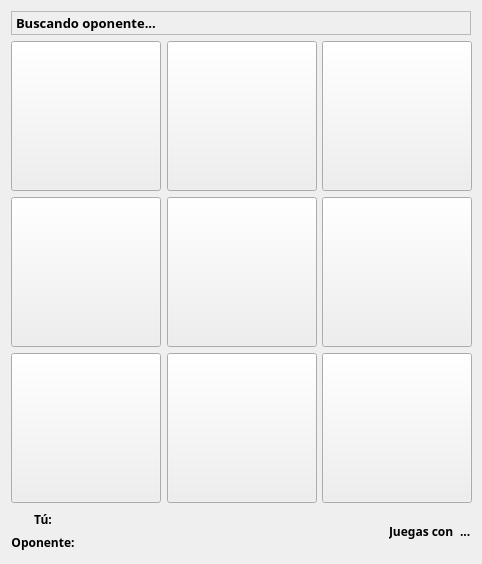
<?xml version="1.0" encoding="UTF-8"?>
<ui version="4.0">
 <class>MainWindow</class>
 <widget class="QMainWindow" name="MainWindow">
  <property name="geometry">
   <rect>
    <x>0</x>
    <y>0</y>
    <width>482</width>
    <height>564</height>
   </rect>
  </property>
  <property name="sizePolicy">
   <sizepolicy hsizetype="Fixed" vsizetype="Preferred">
    <horstretch>0</horstretch>
    <verstretch>0</verstretch>
   </sizepolicy>
  </property>
  <property name="minimumSize">
   <size>
    <width>480</width>
    <height>550</height>
   </size>
  </property>
  <property name="windowTitle">
   <string>MainWindow</string>
  </property>
  <widget class="QWidget" name="centralWidget">
   <layout class="QVBoxLayout" name="verticalLayout">
    <item>
     <widget class="QLabel" name="label">
      <property name="sizePolicy">
       <sizepolicy hsizetype="Fixed" vsizetype="Fixed">
        <horstretch>0</horstretch>
        <verstretch>0</verstretch>
       </sizepolicy>
      </property>
      <property name="minimumSize">
       <size>
        <width>460</width>
        <height>24</height>
       </size>
      </property>
      <property name="font">
       <font>
        <family>Droid Sans</family>
        <pointsize>10</pointsize>
        <weight>75</weight>
        <bold>true</bold>
       </font>
      </property>
      <property name="styleSheet">
       <string notr="true"/>
      </property>
      <property name="frameShape">
       <enum>QFrame::StyledPanel</enum>
      </property>
      <property name="text">
       <string>Buscando oponente...</string>
      </property>
     </widget>
    </item>
    <item>
     <layout class="QGridLayout" name="gridLayout">
      <item row="0" column="0">
       <widget class="QPushButton" name="pushButton">
        <property name="enabled">
         <bool>true</bool>
        </property>
        <property name="sizePolicy">
         <sizepolicy hsizetype="Expanding" vsizetype="Expanding">
          <horstretch>0</horstretch>
          <verstretch>0</verstretch>
         </sizepolicy>
        </property>
        <property name="minimumSize">
         <size>
          <width>150</width>
          <height>150</height>
         </size>
        </property>
        <property name="maximumSize">
         <size>
          <width>150</width>
          <height>150</height>
         </size>
        </property>
        <property name="font">
         <font>
          <family>Droid Sans</family>
          <pointsize>72</pointsize>
          <weight>75</weight>
          <bold>true</bold>
         </font>
        </property>
        <property name="text">
         <string/>
        </property>
        <property name="flat">
         <bool>false</bool>
        </property>
       </widget>
      </item>
      <item row="0" column="1">
       <widget class="QPushButton" name="pushButton_2">
        <property name="enabled">
         <bool>true</bool>
        </property>
        <property name="sizePolicy">
         <sizepolicy hsizetype="Expanding" vsizetype="Expanding">
          <horstretch>0</horstretch>
          <verstretch>0</verstretch>
         </sizepolicy>
        </property>
        <property name="minimumSize">
         <size>
          <width>150</width>
          <height>150</height>
         </size>
        </property>
        <property name="maximumSize">
         <size>
          <width>150</width>
          <height>150</height>
         </size>
        </property>
        <property name="font">
         <font>
          <family>Droid Sans</family>
          <pointsize>72</pointsize>
          <weight>75</weight>
          <bold>true</bold>
         </font>
        </property>
        <property name="text">
         <string/>
        </property>
        <property name="flat">
         <bool>false</bool>
        </property>
       </widget>
      </item>
      <item row="0" column="2">
       <widget class="QPushButton" name="pushButton_3">
        <property name="enabled">
         <bool>true</bool>
        </property>
        <property name="sizePolicy">
         <sizepolicy hsizetype="Expanding" vsizetype="Expanding">
          <horstretch>0</horstretch>
          <verstretch>0</verstretch>
         </sizepolicy>
        </property>
        <property name="minimumSize">
         <size>
          <width>150</width>
          <height>150</height>
         </size>
        </property>
        <property name="maximumSize">
         <size>
          <width>150</width>
          <height>150</height>
         </size>
        </property>
        <property name="font">
         <font>
          <family>Droid Sans</family>
          <pointsize>72</pointsize>
          <weight>75</weight>
          <bold>true</bold>
         </font>
        </property>
        <property name="text">
         <string/>
        </property>
        <property name="flat">
         <bool>false</bool>
        </property>
       </widget>
      </item>
      <item row="1" column="0">
       <widget class="QPushButton" name="pushButton_4">
        <property name="enabled">
         <bool>true</bool>
        </property>
        <property name="sizePolicy">
         <sizepolicy hsizetype="Expanding" vsizetype="Expanding">
          <horstretch>0</horstretch>
          <verstretch>0</verstretch>
         </sizepolicy>
        </property>
        <property name="minimumSize">
         <size>
          <width>150</width>
          <height>150</height>
         </size>
        </property>
        <property name="maximumSize">
         <size>
          <width>150</width>
          <height>150</height>
         </size>
        </property>
        <property name="font">
         <font>
          <family>Droid Sans</family>
          <pointsize>72</pointsize>
          <weight>75</weight>
          <bold>true</bold>
         </font>
        </property>
        <property name="text">
         <string/>
        </property>
        <property name="flat">
         <bool>false</bool>
        </property>
       </widget>
      </item>
      <item row="1" column="1">
       <widget class="QPushButton" name="pushButton_5">
        <property name="enabled">
         <bool>true</bool>
        </property>
        <property name="sizePolicy">
         <sizepolicy hsizetype="Expanding" vsizetype="Expanding">
          <horstretch>0</horstretch>
          <verstretch>0</verstretch>
         </sizepolicy>
        </property>
        <property name="minimumSize">
         <size>
          <width>150</width>
          <height>150</height>
         </size>
        </property>
        <property name="maximumSize">
         <size>
          <width>150</width>
          <height>150</height>
         </size>
        </property>
        <property name="font">
         <font>
          <family>Droid Sans</family>
          <pointsize>72</pointsize>
          <weight>75</weight>
          <bold>true</bold>
         </font>
        </property>
        <property name="text">
         <string/>
        </property>
        <property name="flat">
         <bool>false</bool>
        </property>
       </widget>
      </item>
      <item row="1" column="2">
       <widget class="QPushButton" name="pushButton_6">
        <property name="enabled">
         <bool>true</bool>
        </property>
        <property name="sizePolicy">
         <sizepolicy hsizetype="Expanding" vsizetype="Expanding">
          <horstretch>0</horstretch>
          <verstretch>0</verstretch>
         </sizepolicy>
        </property>
        <property name="minimumSize">
         <size>
          <width>150</width>
          <height>150</height>
         </size>
        </property>
        <property name="maximumSize">
         <size>
          <width>150</width>
          <height>150</height>
         </size>
        </property>
        <property name="font">
         <font>
          <family>Droid Sans</family>
          <pointsize>72</pointsize>
          <weight>75</weight>
          <bold>true</bold>
         </font>
        </property>
        <property name="text">
         <string/>
        </property>
        <property name="flat">
         <bool>false</bool>
        </property>
       </widget>
      </item>
      <item row="2" column="0">
       <widget class="QPushButton" name="pushButton_7">
        <property name="enabled">
         <bool>true</bool>
        </property>
        <property name="sizePolicy">
         <sizepolicy hsizetype="Expanding" vsizetype="Expanding">
          <horstretch>0</horstretch>
          <verstretch>0</verstretch>
         </sizepolicy>
        </property>
        <property name="minimumSize">
         <size>
          <width>150</width>
          <height>150</height>
         </size>
        </property>
        <property name="maximumSize">
         <size>
          <width>150</width>
          <height>150</height>
         </size>
        </property>
        <property name="font">
         <font>
          <family>Droid Sans</family>
          <pointsize>72</pointsize>
          <weight>75</weight>
          <bold>true</bold>
         </font>
        </property>
        <property name="text">
         <string/>
        </property>
        <property name="flat">
         <bool>false</bool>
        </property>
       </widget>
      </item>
      <item row="2" column="1">
       <widget class="QPushButton" name="pushButton_8">
        <property name="enabled">
         <bool>true</bool>
        </property>
        <property name="sizePolicy">
         <sizepolicy hsizetype="Expanding" vsizetype="Expanding">
          <horstretch>0</horstretch>
          <verstretch>0</verstretch>
         </sizepolicy>
        </property>
        <property name="minimumSize">
         <size>
          <width>150</width>
          <height>150</height>
         </size>
        </property>
        <property name="maximumSize">
         <size>
          <width>150</width>
          <height>150</height>
         </size>
        </property>
        <property name="font">
         <font>
          <family>Droid Sans</family>
          <pointsize>72</pointsize>
          <weight>75</weight>
          <bold>true</bold>
         </font>
        </property>
        <property name="text">
         <string/>
        </property>
        <property name="flat">
         <bool>false</bool>
        </property>
       </widget>
      </item>
      <item row="2" column="2">
       <widget class="QPushButton" name="pushButton_9">
        <property name="enabled">
         <bool>true</bool>
        </property>
        <property name="sizePolicy">
         <sizepolicy hsizetype="Expanding" vsizetype="Expanding">
          <horstretch>0</horstretch>
          <verstretch>0</verstretch>
         </sizepolicy>
        </property>
        <property name="minimumSize">
         <size>
          <width>150</width>
          <height>150</height>
         </size>
        </property>
        <property name="maximumSize">
         <size>
          <width>150</width>
          <height>150</height>
         </size>
        </property>
        <property name="font">
         <font>
          <family>Droid Sans</family>
          <pointsize>72</pointsize>
          <weight>75</weight>
          <bold>true</bold>
         </font>
        </property>
        <property name="text">
         <string/>
        </property>
        <property name="flat">
         <bool>false</bool>
        </property>
       </widget>
      </item>
     </layout>
    </item>
    <item>
     <layout class="QHBoxLayout" name="horizontalLayout">
      <item>
       <layout class="QGridLayout" name="gridLayout_2">
        <property name="horizontalSpacing">
         <number>4</number>
        </property>
        <property name="verticalSpacing">
         <number>2</number>
        </property>
        <item row="0" column="0">
         <widget class="QLabel" name="label_P1">
          <property name="font">
           <font>
            <family>Droid Sans</family>
            <weight>75</weight>
            <bold>true</bold>
           </font>
          </property>
          <property name="text">
           <string>Tú:</string>
          </property>
          <property name="alignment">
           <set>Qt::AlignCenter</set>
          </property>
         </widget>
        </item>
        <item row="0" column="1">
         <widget class="QLabel" name="label_P1H">
          <property name="text">
           <string/>
          </property>
         </widget>
        </item>
        <item row="0" column="2">
         <spacer name="horizontalSpacer">
          <property name="orientation">
           <enum>Qt::Horizontal</enum>
          </property>
          <property name="sizeHint" stdset="0">
           <size>
            <width>40</width>
            <height>20</height>
           </size>
          </property>
         </spacer>
        </item>
        <item row="1" column="0">
         <widget class="QLabel" name="label_P2">
          <property name="font">
           <font>
            <family>Droid Sans</family>
            <weight>75</weight>
            <bold>true</bold>
           </font>
          </property>
          <property name="text">
           <string>Oponente:</string>
          </property>
          <property name="alignment">
           <set>Qt::AlignCenter</set>
          </property>
         </widget>
        </item>
        <item row="1" column="1">
         <widget class="QLabel" name="label_P2H">
          <property name="text">
           <string/>
          </property>
         </widget>
        </item>
        <item row="1" column="2">
         <spacer name="horizontalSpacer_2">
          <property name="orientation">
           <enum>Qt::Horizontal</enum>
          </property>
          <property name="sizeHint" stdset="0">
           <size>
            <width>40</width>
            <height>20</height>
           </size>
          </property>
         </spacer>
        </item>
       </layout>
      </item>
      <item>
       <widget class="QLabel" name="label_2">
        <property name="font">
         <font>
          <family>Droid Sans</family>
          <weight>75</weight>
          <bold>true</bold>
         </font>
        </property>
        <property name="text">
         <string>Juegas con</string>
        </property>
       </widget>
      </item>
      <item>
       <widget class="QLabel" name="label_Mark">
        <property name="font">
         <font>
          <family>Droid Sans</family>
          <weight>75</weight>
          <bold>true</bold>
         </font>
        </property>
        <property name="text">
         <string>...</string>
        </property>
       </widget>
      </item>
     </layout>
    </item>
   </layout>
  </widget>
 </widget>
 <layoutdefault spacing="6" margin="11"/>
 <resources/>
 <connections/>
</ui>
